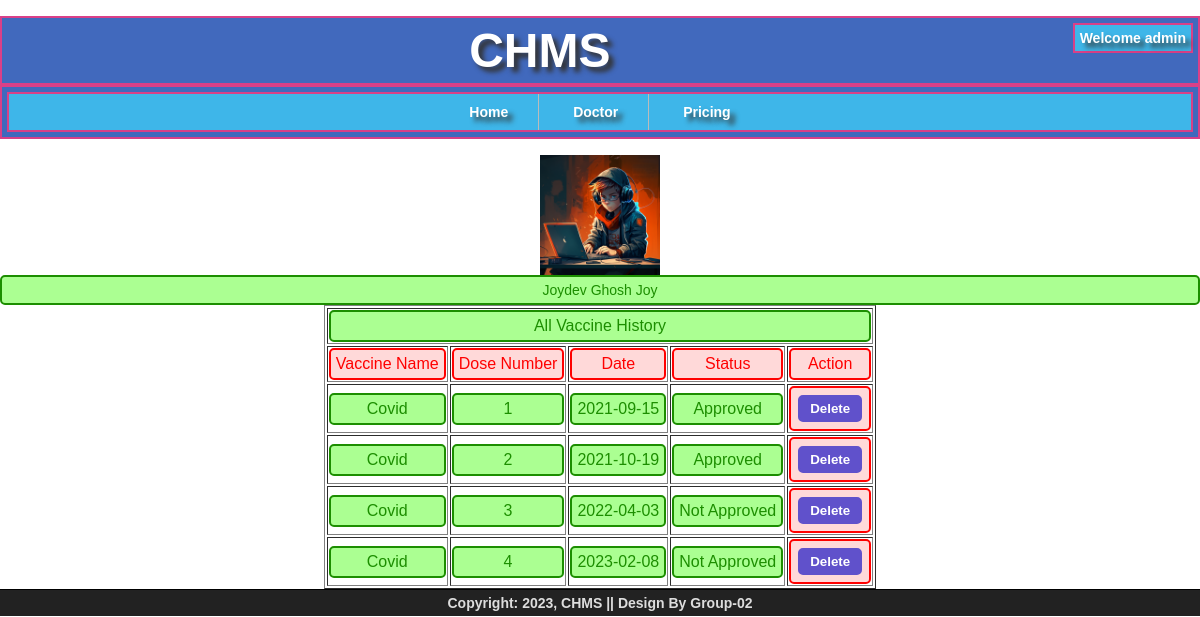
The page /chms/admin/patient/vaccine.php?P_ID=1001 (signed in) on the database its author committed.
### tables this page shows
CREATE TABLE `patient` (
  `ID` int(11) NOT NULL,
  `Fname` varchar(30) NOT NULL,
  `Lname` varchar(30) DEFAULT NULL,
  `DOB` date NOT NULL,
  `Gender` char(10) NOT NULL,
  `Emergency_Number` char(15) NOT NULL,
  `Blood` char(3) DEFAULT NULL,
  `Weight` decimal(5,2) DEFAULT NULL
);

CREATE TABLE `user_details` (
  `ID` int(11) NOT NULL,
  `User_Name` varchar(255) NOT NULL,
  `Password` char(255) NOT NULL,
  `Role` char(20) NOT NULL,
  `Phone_Number` char(15) NOT NULL,
  `Email` char(150) DEFAULT NULL,
  `Address` varchar(200) DEFAULT NULL,
  `Photo` char(50) DEFAULT NULL,
  `Status` tinyint(1) NOT NULL
);

CREATE TABLE `vaccination_logs` (
  `P_ID` int(11) NOT NULL,
  `Vaccine_Name` varchar(100) NOT NULL,
  `Doss_Number` int(11) NOT NULL,
  `Date` date NOT NULL,
  `Status` tinyint(1) NOT NULL DEFAULT 0
);

### CHMS/admin/patient/vaccine.php (the view, shortened to what this page needs)
<?php
include("../../common/header-content.php");
if(isset($_GET['P_ID'])){
	$P_ID = $_GET['P_ID'];
	$sql_info = "SELECT p.Fname, p.Lname, u.Photo
                FROM patient p, user_details u
                WHERE p.ID = u.ID AND p.ID = $P_ID";
        $result_info = mysqli_query($conn, $sql_info);
        $found_user = mysqli_fetch_array($result_info);
        $Fname = $found_user['Fname'];
        $Lname = $found_user['Lname'];
        $Photo = $found_user['Photo'];
        echo '<table align="center" >';
        if($Photo == ""){
            echo '<div align="center"><img src="/chms/patient/img/null.jpg" alt="'.$Fname.' '.$Lname.'" width="200px" height="200px"></div>';
        }
        else{
            echo '<div align="center"><img src="/chms/patient/'.$Photo.'" alt="'.$Fname.' '.$Lname.'" width="120px" height="120px"></div>';
        }
        echo '<div id="joy_congratulation" align="center">'.
            $Fname . ' '. $Lname .'</div>';
echo '
		<table align="center" border="1">
		<tr>
			<td colspan="5">
				<div id="joy_congratulation" align="center">
					All Vaccine History
				</div>
			</td>
		</tr>';
$sql_vaccine_logs = "SELECT v.Vaccine_Name, v.Doss_Number, v.Date, v.Status
                    FROM vaccination_logs v
                    WHERE P_ID = $P_ID
                    ORDER BY Date";
        $result_vaccine_logs = mysqli_query($conn, $sql_vaccine_logs);
        if (mysqli_num_rows($result_vaccine_logs) > 0){
        	echo '
        	<tr>
				<td>
					<div id="joy_warning" align="center">
						Vaccine Name
					</div>
				</td>
				<td>
					<div id="joy_warning" align="center">
						Dose Number
					</div>
				</td>
				<td>
					<div id="joy_warning" align="center">
						Date
					</div>
				</td>
				<td>
					<div id="joy_warning" align="center">
						Status
					</div>
				</td>
				<td>
					<div id="joy_warning" align="center">
						Action
					</div>
				</td>
			</tr>';
            while ($row = mysqli_fetch_assoc($result_vaccine_logs)){
            	$Status = "";
            	if($row['Status'] == TRUE){
            		$Status = "Approved";
            	}
            	else{
            		$Status = "Not Approved";
            	}
                echo '<tr>
						<td>
							<div id="joy_congratulation" align="center">
								'.$row['Vaccine_Name'].'
							</div>
						</td>
						<td>
							<div id="joy_congratulation" align="center">
								'.$row['Doss_Number'].'
							</div>
						</td>
						<td>
							<div id="joy_congratulation" align="center">
								'.$row['Date'].'
							</div>
						</td>
						<td>
							<div id="joy_congratulation" align="center">
								'.$Status.'
							</div>
						</td>
						<td>
							<div id="joy_warning">
								<form action="/chms/admin/patient/vaccine.php" method="POST" onsubmit="return showConfirmation()" style="margin: 0px; padding: 0px;">
									<input type="hidden" id="Vaccine_Name" name="Vaccine_Name" value="'.$row['Vaccine_Name'].'">
									<input type="hidden" id="Doss_Number" name="Doss_Number" value="'.$row['Doss_Number'].'">
									<input type="hidden" id="P_ID" name="P_ID" value="'.$P_ID.'">
									<input type="submit" name="delete" value="Delete">
								</form>
							</div>
						</td>
					</tr>';
            }
        }
}
?>
<!DOCTYPE html>
<html>
<head>
</head>
<body>
</body>
</html>

### rows shown on the page
patient: ID.Photo (picture), Fname "Joydev Ghosh", Lname "Joy"
vaccination_logs: Vaccine_Name "Covid", Doss_Number "1", Date "2021-09-15", Status "Approved"
vaccination_logs: Vaccine_Name "Covid", Doss_Number "2", Date "2021-10-19", Status "Approved"
vaccination_logs: Vaccine_Name "Covid", Doss_Number "3", Date "2022-04-03", Status "Not Approved"
vaccination_logs: Vaccine_Name "Covid", Doss_Number "4", Date "2023-02-08", Status "Not Approved"

### other values the page prints
$User_Name "admin"
